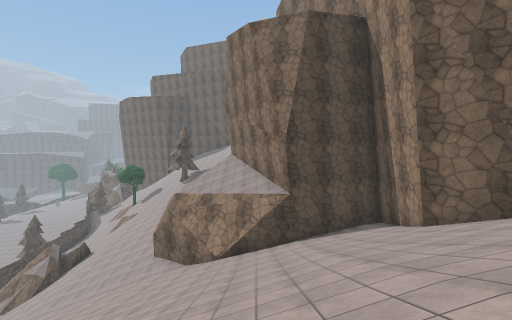
[1] (above)

24 first-person views from a walk through a Unity game level. The camera is 1.5 m above the floor, tilts 2° down and sees 85° across. The floor is counted in squares, 2 m on a side. Each view is taken from the middle of a square. On the plan, view 1 faces up. The plan holds only what a view shows up to about 10 squares ahead; the rest is blank. The place goes on beyond the plan. Surface patterns are stand-ins for the level's own textures.

[2]
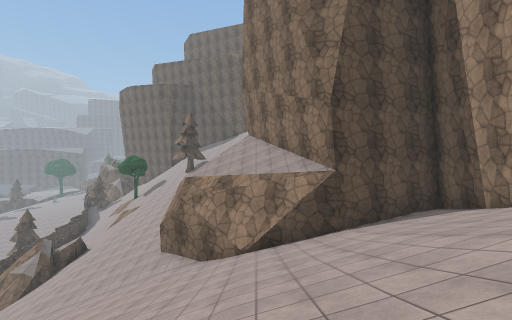

[3]
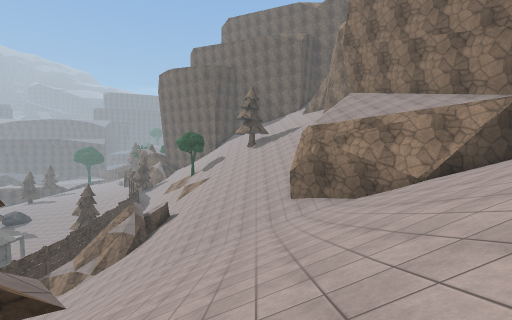

[4]
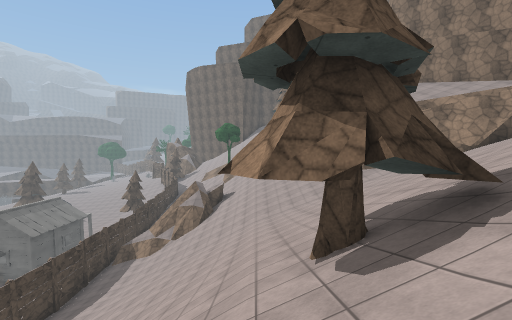

[5]
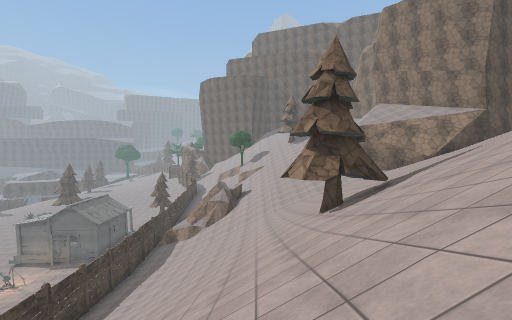

[6]
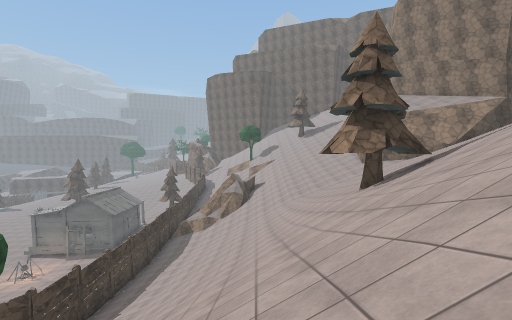

[7]
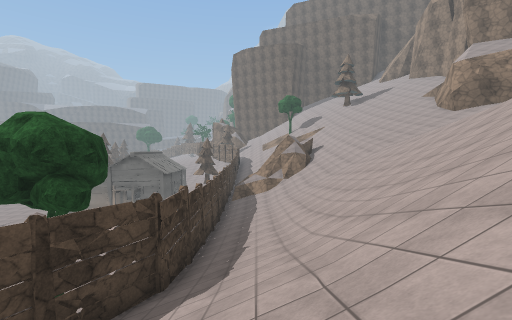

[8]
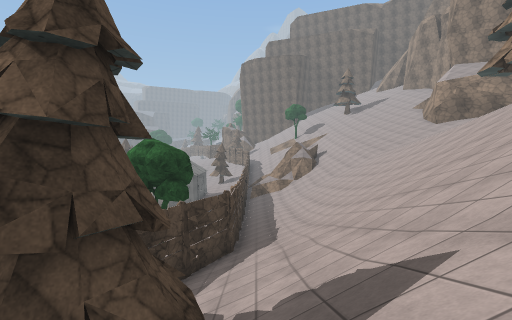

[9]
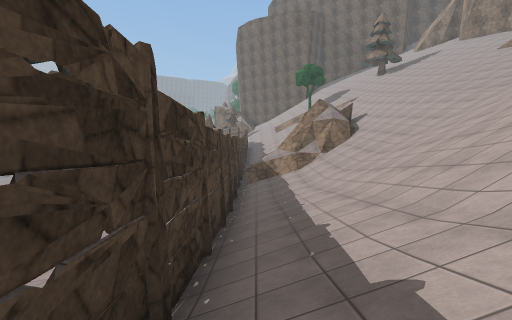

[10]
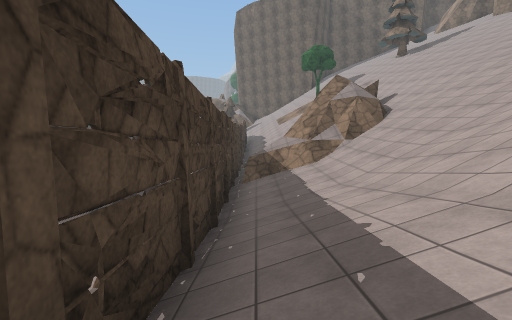

[11]
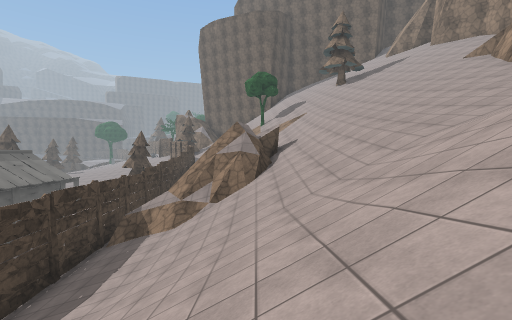

[12]
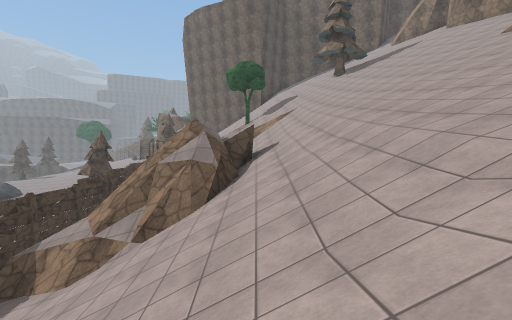

[13]
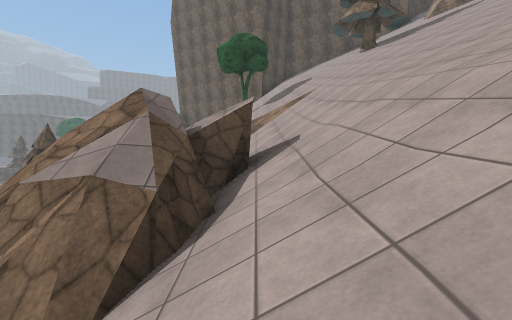

[14]
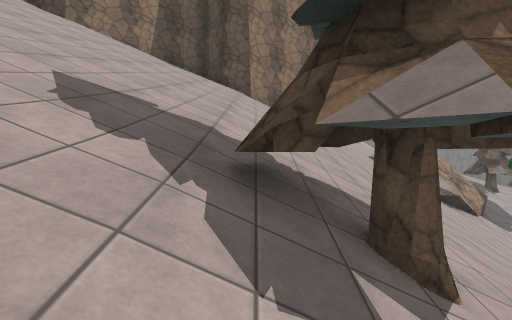

[15]
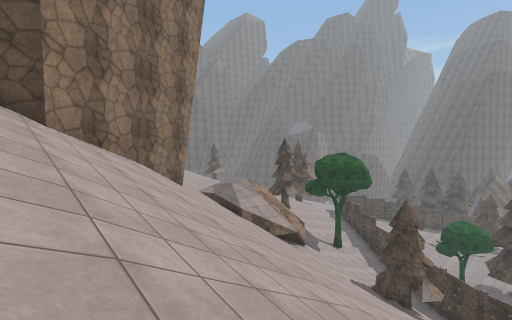

[16]
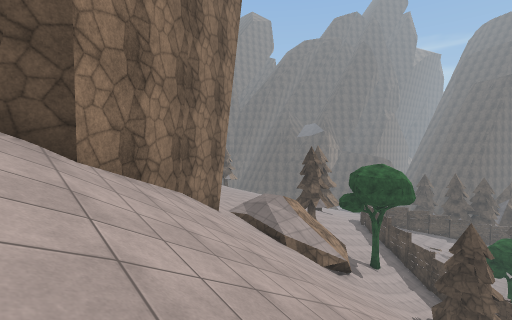

[17]
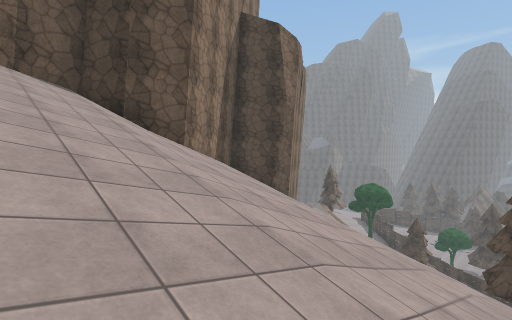

[18]
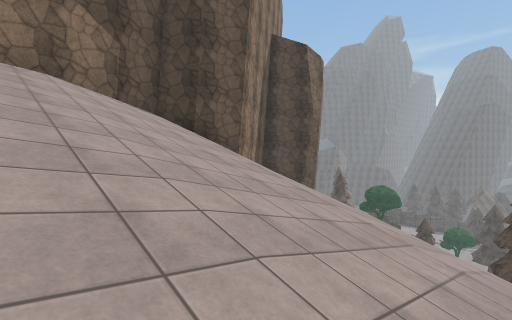

[19]
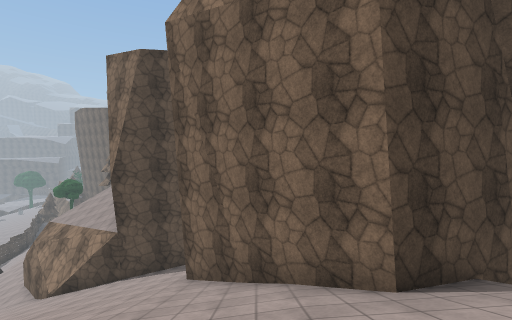

[20]
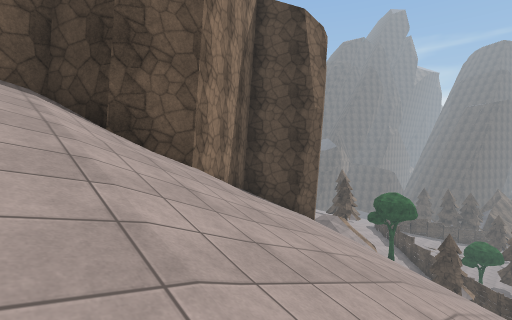

[21]
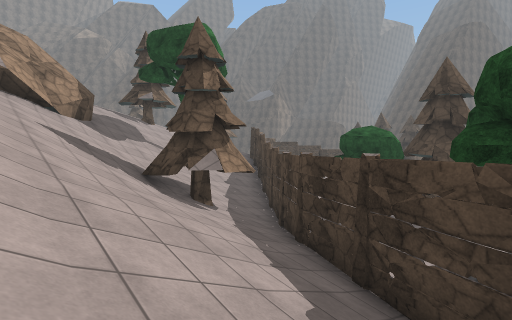

[22]
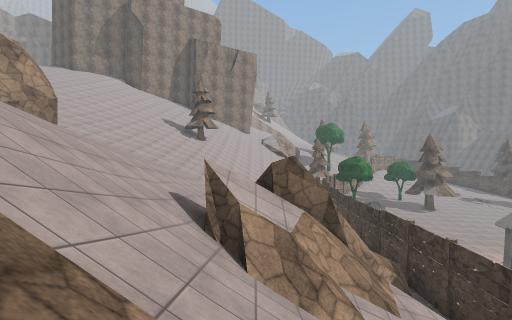

[23]
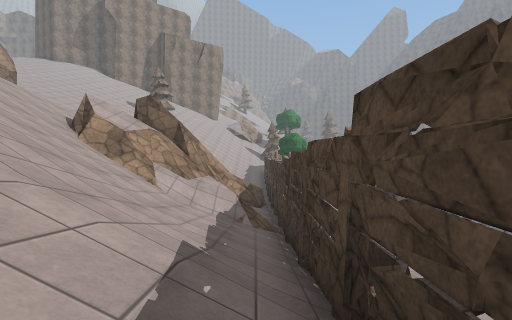

[24]
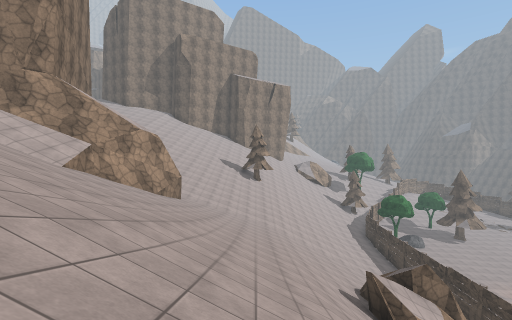

### Floor plan
Key: @ floor where view 1 was taken; # wall or solid block; . floor; / step, stairs or slope; = window, fence, low wall or low ledge; ^ raised ledge; v drop or lower ground.
Columns run from 18 left of view 1 to 10 right of it. Each row starts with its distance up from view 1.
 26   /
 25  #//      /
 24  #///     //
 23  #//////////////
 22  #//////////////
 21  #/////////////
 20  #//////////////
 19  #///=///////////
 18  #=//=/#//////////
 17  #######//////////#
 16  ######////////#/#^
 15  ##=#==///////###
 14  #////////////#
 13  #////////////#
 12  #////////////##
 11  #/////////////###  ####
 10  #///////////////####//#
  9  #/////////////////////#
  8  #/////////////////////#
  7  #/////////////////////#
  6  #/////////////////////##
  5  #//////////////////////##
  4  #///////////////////////###v
  3 ##////////##////////////////
  2 #/////////#///////////// //
  1 #///////////////////////
  0 //////////////////@//////
 -1 ////////////////////////
 -2 /#//////////////////////
 -3 ##//////////////////////
 -4 /////////////////##////.
 -5 ///////////##//##  //
 -6 //###=///#######
 -7 //^^=///##
 -8    ^ //##

Where each view was taken, in squares from view 1:
view 1: 0 up, 0 right, facing up
view 2: 2 up, 1 left, facing up
view 3: 2 up, 6 left, facing up
view 4: 0 up, 9 left, facing up
view 5: 4 down, 10 left, facing up
view 6: 4 down, 11 left, facing up
view 7: 2 down, 15 left, facing up
view 8: 5 down, 16 left, facing up
view 9: 3 up, 16 left, facing up
view 10: 6 up, 16 left, facing up
view 11: 6 up, 12 left, facing up
view 12: 9 up, 11 left, facing up
view 13: 13 up, 11 left, facing up
view 14: 5 up, 7 left, facing down
view 15: 1 up, 6 left, facing down-left
view 16: 1 down, 6 left, facing down-left
view 17: 3 up, 3 right, facing down-left
view 18: 3 up, 5 right, facing down-left
view 19: 0 up, 6 right, facing up
view 20: 1 up, 2 right, facing down-left
view 21: 3 up, 14 left, facing down-left
view 22: 23 up, 12 left, facing down
view 23: 26 up, 16 left, facing down
view 24: 25 up, 8 left, facing down
